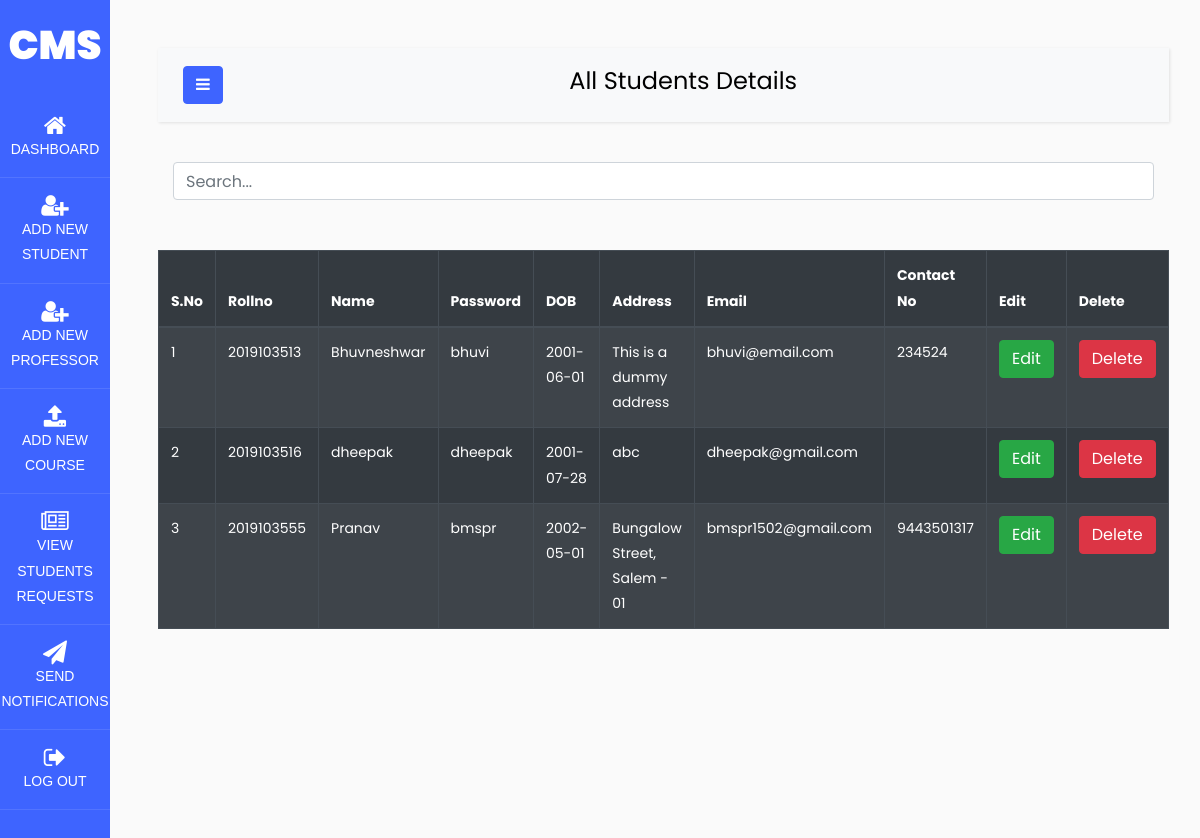
The app's page /admin_dash/student_details.php with its own data.
### tables this page shows
CREATE TABLE `student_details` (
  `rollno` bigint(20) UNSIGNED NOT NULL,
  `name` varchar(30) NOT NULL,
  `password` varchar(20) NOT NULL,
  `DOB` date DEFAULT NULL,
  `Address` varchar(100) DEFAULT NULL,
  `email` varchar(30) DEFAULT NULL,
  `contactno` bigint(20) DEFAULT NULL
);

### admin_dash/student_details.php (the view, shortened to what this page needs)
<?php
require  '../dbconfig/config.php';
?>
<!DOCTYPE html>
<html>
<head>
    <link rel="stylesheet" href="https://stackpath.bootstrapcdn.com/bootstrap/4.3.1/css/bootstrap.min.css">
    <link rel="stylesheet" href="https://maxcdn.bootstrapcdn.com/font-awesome/4.7.0/css/font-awesome.min.css">
		<link rel="stylesheet" href="https://stackpath.bootstrapcdn.com/font-awesome/4.7.0/css/font-awesome.min.css">
		<link rel="stylesheet" href="../dash_style/style.css">
</head>
<body>
		<div class="wrapper d-flex align-items-stretch">
			<nav id="sidebar" class="active">
				<h1><a href="#" class="logo">CMS</a></h1>
        <ul class="list-unstyled components mb-5">
          <li class="active">
            <a href="admindash.php"><span class="fa fa-home"></span>DASHBOARD</a>
          </li>
          <li>
            <a href="add_new_student.php"><span class="fa fa-user-plus"></span>ADD NEW STUDENT</a>
          </li>
          <li>
            <a href="add_new_prof.php"><span class="fa fa-user-plus"></span>ADD NEW PROFESSOR</a>
          </li>
          <li>
            <a href="add_new_course.php"><span class="fa fa-upload"></span>ADD NEW COURSE</a>
          </li>
          <li>
            <a href="view_student_request.php"><span class="fa fa-newspaper-o"></span>VIEW STUDENTS REQUESTS</a>
          </li>
          <li>
            <a href="anotifications.php"><span class="fa fa-paper-plane"></span>SEND NOTIFICATIONS</a>
          </li>
          <li>
            <a href="log_out.php"><span class="fa fa-sign-out"></span>LOG OUT</a>
          </li>
        </ul>
    	</nav>
      <div id="content" class="p-4 p-md-5">
        <nav class="navbar navbar-expand-lg navbar-light bg-light">
          <div class="container-fluid">
            <button type="button" id="sidebarCollapse" class="btn btn-primary">
              <i class="fa fa-bars"></i>
            </button>
			<div class='mx-auto text-center'>
              <h4>All Students Details</h4>
		      </div>
        </nav>
<div class="container" >
<div class="row">
<div class="container">
<form>
<input type="text" name="Search" placeholder="Search..." id="myinput" style="width:100%" class="form-control"/>
<br>
<br>
</form>
</div>
<div style="overflow-x:auto;">
<table class="table table-bordered table-dark table-striped">
    <thead>
      <tr>
	    <th>S.No</th>
        <th>Rollno</th>
        <th>Name</th>
        <th>Password</th>
        <th>DOB</th>
        <th>Address</th>
        <th>Email</th>
        <th>Contact No</th>
		    <th>Edit</th>
		    <th>Delete</th>
      </tr>
    </thead>
    <tbody class="tbody">
	<?php
	   $query="select * from student_details";
	   $result=mysqli_query($con,$query);
	   if($result->num_rows >0)
	   {      $i=0;
	          while($row=$result->fetch_assoc() )
			  {
				  $i++;
				  echo "<tr>
				      <td>{$i}</td>
					   <td>{$row['rollno']}</td>
			       <td>{$row['name']}</td>
					   <td>{$row['password']}</td>
					   <td>{$row['DOB']}</td>
					   <td>{$row['Address']}</td>
					   <td>{$row['email']}</td>
					   <td>{$row['contactno']}</td>
					   <td><button type='button' class='btn btn-success editbtn' data-bs-toggle='modal' data-bs-target='#editmodal'>Edit</button></td>
					   <td><button type='button' class='btn btn-danger deletebtn' data-bs-toggle='modal' data-bs-target='#DeleteConfirm'>Delete</button></td>
					   </tr>";
			  }
	   }
	   else{
		   echo "No records found";
	   }
	?>
    </tbody>
  </table>
</div>
</body>
</html>

### records on screen
student_details: rollno "2019103513", name "Bhuvneshwar", password "bhuvi", DOB "2001-06-01", Address "This is a dummy address", email "bhuvi@email.com", contactno "234524"
student_details: rollno "2019103516", name "dheepak", password "dheepak", DOB "2001-07-28", Address "abc", email "dheepak@gmail.com"
student_details: rollno "2019103555", name "Pranav", password "bmspr", DOB "2002-05-01", Address "Bungalow Street, Salem - 01", email "bmspr1502@gmail.com", contactno "9443501317"
